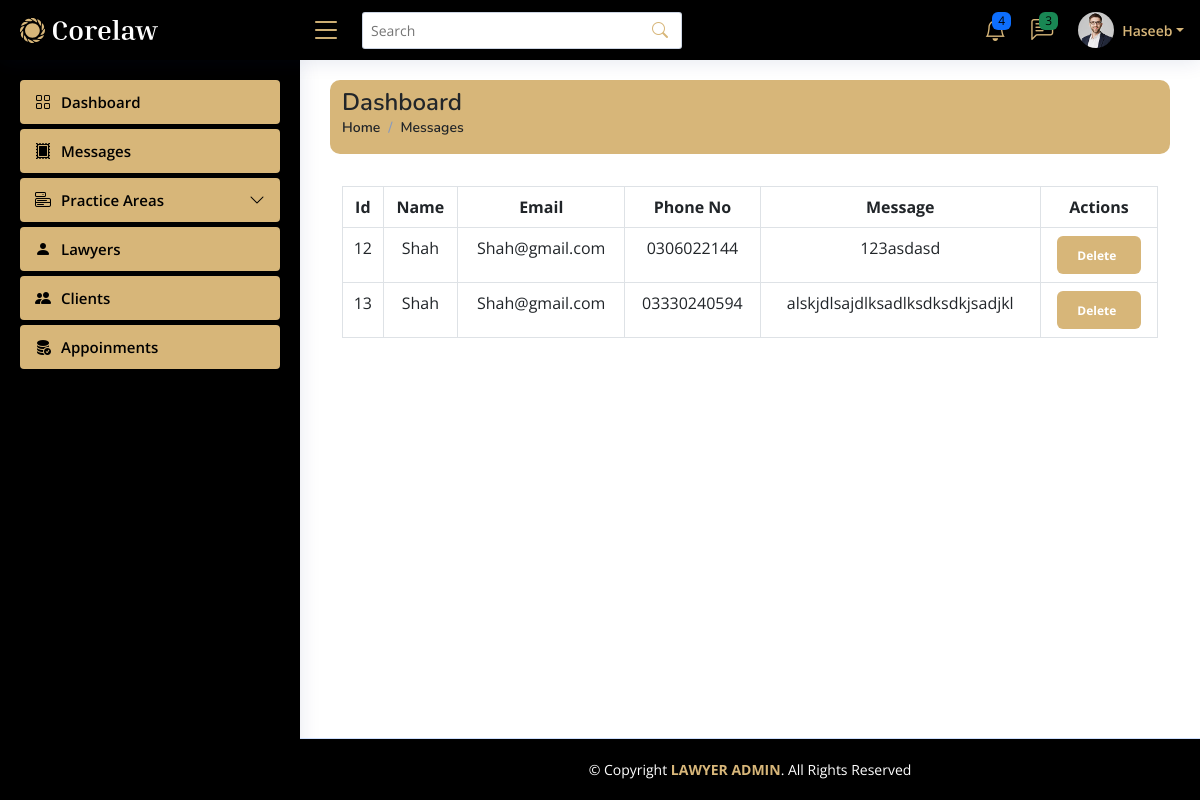
Screenshot of /Admin/Dashboard/Contact_us_messages.php (signed in) with the database file from the repository.
### tables this page shows
CREATE TABLE `contact_us` (
  `id` int(11) NOT NULL,
  `Name` varchar(50) DEFAULT NULL,
  `Email` varchar(50) DEFAULT NULL,
  `Phone_no` varchar(15) DEFAULT NULL,
  `Message` text DEFAULT NULL
);

### Admin/Dashboard/Contact_us_messages.php (the view, shortened to what this page needs)
<?php include './includes/header.php';
include "../connection.php";
?>
<div class="container">
    <div class="row">
        <div style="background-color: #D7B679; border-radius: 10px;" class="col-md-12">
            <div class="pagetitle mt-2 ">
                <h1 class="text-dark">Dashboard</h1>
                <nav>
                    <ol class="breadcrumb">
                        <li class="breadcrumb-item"><a class="text-dark" href="index.php">Home</a></li>
                        <li class="breadcrumb-item active text-dark">Messages</li>
                    </ol>
                </nav>
            </div>
        </div>
    </div>
</div>
<div class="container">
    <div class="row">
        <div class="col-md-12">
        </div>
    </div>
</div>
<div class="container mt-3">
    <div class="row">
        <div class="col-md-12">
            <table class="table table-bordered text-center">
                <thead>
                    <tr>
                        <th scope="col">Id</th>
                        <th scope="col">Name</th>
                        <th scope="col">Email</th>
                        <th scope="col">Phone No</th>
                        <th scope="col">Message</th>
                        <th scope="col">Actions</th>
                    </tr>
                </thead>
                <tbody>
                    <?php
                    $show = "SELECT * FROM `contact_us` ";
                    $pdo_statement = $pdo_con->prepare($show);
                    $pdo_statement->execute();
                    $result = $pdo_statement->fetchAll(PDO::FETCH_ASSOC);
                    if ($pdo_statement->rowCount() > 0) {
                        foreach ($result as $row) { ?>
                            <tr>
                                <td><?php echo $row['id'] ?></td>
                                <td><?php echo $row['Name'] ?></td>
                                <td><?php echo $row['Email'] ?></td>
                                <td><?php echo $row['Phone_no'] ?></td>
                                <td><?php echo $row['Message'] ?></td>
                                <td><button name="btn_delete" class="btn" style="background-color: #D7B679;">
                                        <?php echo "<a class='badge badge-danger' href='?type=delete&id=" . $row['id'] . "'>Delete</a>&nbsp;"; ?>
                                    </button></td>
                            </tr>
                    <?php  }
                    }
                    ?>
                </tbody>
            </table>
        </div>
    </div>
</div>
<?php include './includes/footer.php'; ?>

### Admin/Dashboard/assets/css/style.css (style rules this page uses)
:root { scroll-behavior: smooth; }
body { font-family: "Open Sans", sans-serif; background: #f6f9ff; color: #444444; }
a { color: #4154f1; text-decoration: none; }
h1, h2, h3, h4, h5, h6 { font-family: "Nunito", sans-serif; }
.pagetitle { margin-bottom: 10px; }
.pagetitle h1 { font-size: 24px; margin-bottom: 0; font-weight: 600; color: #012970; }
.breadcrumb { font-size: 14px; font-family: "Nunito", sans-serif; color: #899bbd; font-weight: 600; }
.breadcrumb a { color: #899bbd; transition: 0.3s; }
.breadcrumb .breadcrumb-item::before { color: #899bbd; }
.breadcrumb .active { color: #51678f; font-weight: 600; }

### rows the page displays
contact_us: id "12", Name "Shah", Email "Shah@gmail.com", Phone_no "0306022144", Message "123asdasd"
contact_us: id "13", Name "Shah", Email "Shah@gmail.com", Phone_no "03330240594", Message "alskjdlsajdlksadlksdksdkjsadjkl"

### other values shown
$_SESSION['username'] "Haseeb"
